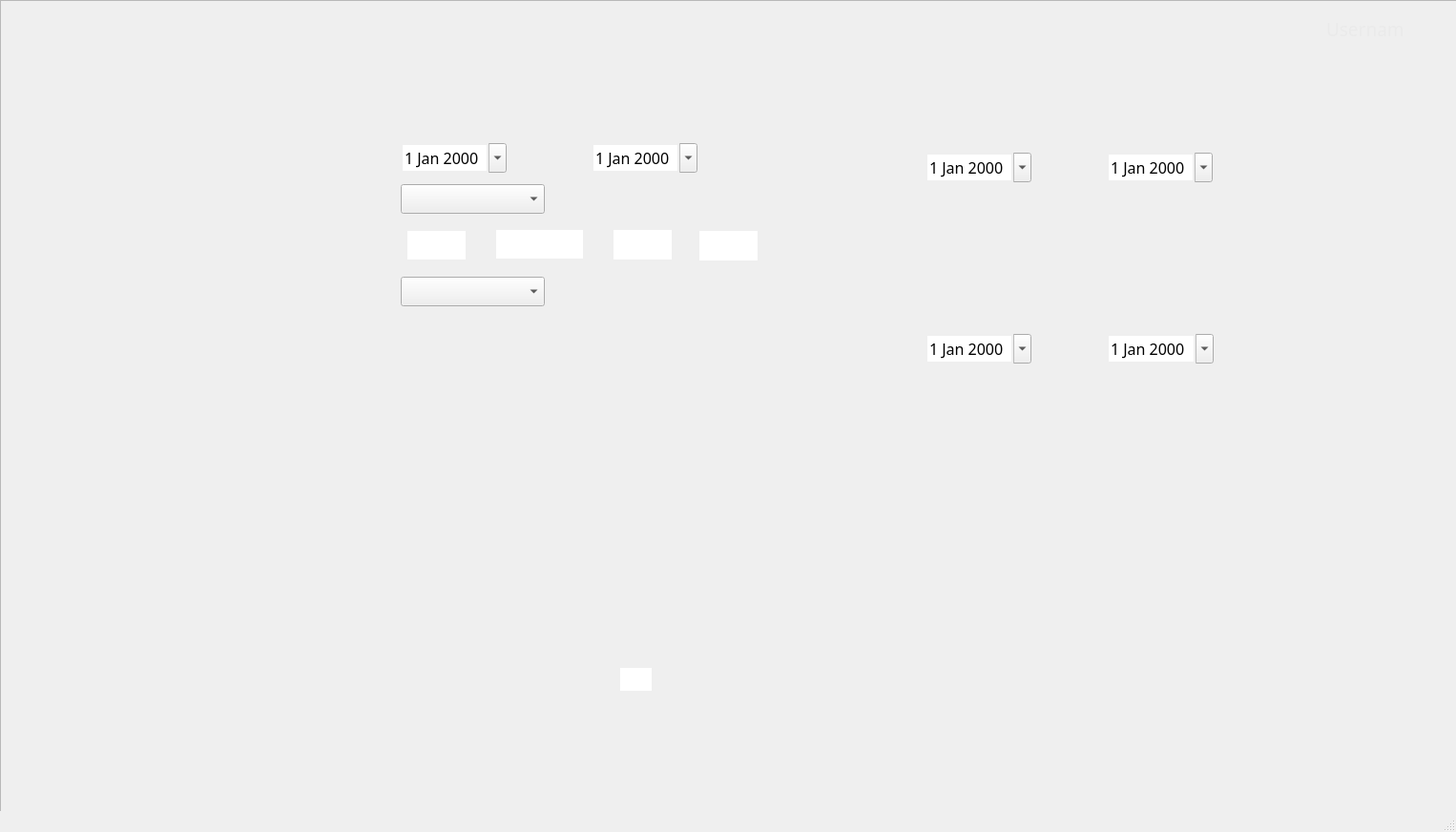
<?xml version="1.0" encoding="UTF-8"?>
<ui version="4.0">
 <class>Records</class>
 <widget class="QMainWindow" name="Records">
  <property name="geometry">
   <rect>
    <x>0</x>
    <y>0</y>
    <width>1526</width>
    <height>872</height>
   </rect>
  </property>
  <property name="windowTitle">
   <string>Records</string>
  </property>
  <widget class="QWidget" name="centralwidget">
   <widget class="QFrame" name="frame">
    <property name="geometry">
     <rect>
      <x>0</x>
      <y>0</y>
      <width>1541</width>
      <height>861</height>
     </rect>
    </property>
    <property name="frameShape">
     <enum>QFrame::StyledPanel</enum>
    </property>
    <property name="frameShadow">
     <enum>QFrame::Raised</enum>
    </property>
    <widget class="QLabel" name="BackgLabel">
     <property name="geometry">
      <rect>
       <x>0</x>
       <y>0</y>
       <width>1521</width>
       <height>831</height>
      </rect>
     </property>
     <property name="text">
      <string/>
     </property>
     <property name="pixmap">
      <pixmap>Images/Records.png</pixmap>
     </property>
     <property name="scaledContents">
      <bool>true</bool>
     </property>
    </widget>
    <widget class="QPushButton" name="DataButton">
     <property name="geometry">
      <rect>
       <x>0</x>
       <y>110</y>
       <width>241</width>
       <height>51</height>
      </rect>
     </property>
     <property name="text">
      <string/>
     </property>
     <property name="flat">
      <bool>true</bool>
     </property>
    </widget>
    <widget class="QPushButton" name="RecordsButton">
     <property name="geometry">
      <rect>
       <x>0</x>
       <y>390</y>
       <width>241</width>
       <height>51</height>
      </rect>
     </property>
     <property name="text">
      <string/>
     </property>
     <property name="flat">
      <bool>true</bool>
     </property>
    </widget>
    <widget class="QPushButton" name="StatisticsButton">
     <property name="geometry">
      <rect>
       <x>0</x>
       <y>450</y>
       <width>241</width>
       <height>51</height>
      </rect>
     </property>
     <property name="text">
      <string/>
     </property>
     <property name="flat">
      <bool>true</bool>
     </property>
    </widget>
    <widget class="QPushButton" name="LogOutButton">
     <property name="geometry">
      <rect>
       <x>0</x>
       <y>770</y>
       <width>241</width>
       <height>51</height>
      </rect>
     </property>
     <property name="text">
      <string/>
     </property>
     <property name="flat">
      <bool>true</bool>
     </property>
    </widget>
    <widget class="QLabel" name="UsernameLabel">
     <property name="geometry">
      <rect>
       <x>1390</x>
       <y>20</y>
       <width>81</width>
       <height>21</height>
      </rect>
     </property>
     <property name="font">
      <font>
       <family>Source Sans Pro</family>
       <pointsize>14</pointsize>
      </font>
     </property>
     <property name="cursor">
      <cursorShape>BlankCursor</cursorShape>
     </property>
     <property name="autoFillBackground">
      <bool>false</bool>
     </property>
     <property name="styleSheet">
      <string notr="true">color: rgb(234, 234, 234);</string>
     </property>
     <property name="text">
      <string>Username</string>
     </property>
    </widget>
    <widget class="QPushButton" name="HomeButton">
     <property name="geometry">
      <rect>
       <x>0</x>
       <y>60</y>
       <width>241</width>
       <height>51</height>
      </rect>
     </property>
     <property name="text">
      <string/>
     </property>
     <property name="flat">
      <bool>true</bool>
     </property>
    </widget>
    <widget class="QPushButton" name="AuditLogButton">
     <property name="geometry">
      <rect>
       <x>0</x>
       <y>280</y>
       <width>241</width>
       <height>51</height>
      </rect>
     </property>
     <property name="text">
      <string/>
     </property>
     <property name="flat">
      <bool>true</bool>
     </property>
    </widget>
    <widget class="QPushButton" name="CatalogButton">
     <property name="geometry">
      <rect>
       <x>0</x>
       <y>340</y>
       <width>241</width>
       <height>51</height>
      </rect>
     </property>
     <property name="text">
      <string/>
     </property>
     <property name="flat">
      <bool>true</bool>
     </property>
    </widget>
    <widget class="QPushButton" name="UserBanButton">
     <property name="geometry">
      <rect>
       <x>0</x>
       <y>170</y>
       <width>241</width>
       <height>51</height>
      </rect>
     </property>
     <property name="text">
      <string/>
     </property>
     <property name="flat">
      <bool>true</bool>
     </property>
    </widget>
    <widget class="QPushButton" name="PersonRegisterbutton">
     <property name="geometry">
      <rect>
       <x>0</x>
       <y>230</y>
       <width>241</width>
       <height>51</height>
      </rect>
     </property>
     <property name="text">
      <string/>
     </property>
     <property name="flat">
      <bool>true</bool>
     </property>
    </widget>
    <widget class="QLineEdit" name="FourthSpaceRecNum">
     <property name="enabled">
      <bool>true</bool>
     </property>
     <property name="geometry">
      <rect>
       <x>733</x>
       <y>242</y>
       <width>61</width>
       <height>31</height>
      </rect>
     </property>
     <property name="font">
      <font>
       <family>Source Sans Pro</family>
       <pointsize>12</pointsize>
      </font>
     </property>
     <property name="cursor">
      <cursorShape>IBeamCursor</cursorShape>
     </property>
     <property name="acceptDrops">
      <bool>true</bool>
     </property>
     <property name="autoFillBackground">
      <bool>false</bool>
     </property>
     <property name="frame">
      <bool>false</bool>
     </property>
     <property name="clearButtonEnabled">
      <bool>false</bool>
     </property>
    </widget>
    <widget class="QLineEdit" name="FirstSpaceRecordNum">
     <property name="enabled">
      <bool>true</bool>
     </property>
     <property name="geometry">
      <rect>
       <x>427</x>
       <y>242</y>
       <width>61</width>
       <height>30</height>
      </rect>
     </property>
     <property name="font">
      <font>
       <family>Source Sans Pro</family>
       <pointsize>12</pointsize>
      </font>
     </property>
     <property name="cursor">
      <cursorShape>IBeamCursor</cursorShape>
     </property>
     <property name="acceptDrops">
      <bool>true</bool>
     </property>
     <property name="autoFillBackground">
      <bool>false</bool>
     </property>
     <property name="frame">
      <bool>false</bool>
     </property>
     <property name="clearButtonEnabled">
      <bool>false</bool>
     </property>
    </widget>
    <widget class="QLineEdit" name="SecSpaceRecordNum">
     <property name="enabled">
      <bool>true</bool>
     </property>
     <property name="geometry">
      <rect>
       <x>520</x>
       <y>241</y>
       <width>91</width>
       <height>30</height>
      </rect>
     </property>
     <property name="font">
      <font>
       <family>Source Sans Pro</family>
       <pointsize>12</pointsize>
      </font>
     </property>
     <property name="cursor">
      <cursorShape>IBeamCursor</cursorShape>
     </property>
     <property name="acceptDrops">
      <bool>true</bool>
     </property>
     <property name="autoFillBackground">
      <bool>false</bool>
     </property>
     <property name="frame">
      <bool>false</bool>
     </property>
     <property name="clearButtonEnabled">
      <bool>false</bool>
     </property>
    </widget>
    <widget class="QLineEdit" name="ThirdSpaceRecNum">
     <property name="enabled">
      <bool>true</bool>
     </property>
     <property name="geometry">
      <rect>
       <x>643</x>
       <y>241</y>
       <width>61</width>
       <height>31</height>
      </rect>
     </property>
     <property name="font">
      <font>
       <family>Source Sans Pro</family>
       <pointsize>12</pointsize>
      </font>
     </property>
     <property name="cursor">
      <cursorShape>IBeamCursor</cursorShape>
     </property>
     <property name="acceptDrops">
      <bool>true</bool>
     </property>
     <property name="autoFillBackground">
      <bool>false</bool>
     </property>
     <property name="frame">
      <bool>false</bool>
     </property>
     <property name="clearButtonEnabled">
      <bool>false</bool>
     </property>
    </widget>
    <widget class="QDateEdit" name="AverageResFinalDate">
     <property name="geometry">
      <rect>
       <x>1160</x>
       <y>160</y>
       <width>111</width>
       <height>31</height>
      </rect>
     </property>
     <property name="font">
      <font>
       <family>Source Sans Pro</family>
       <pointsize>12</pointsize>
      </font>
     </property>
     <property name="acceptDrops">
      <bool>false</bool>
     </property>
     <property name="autoFillBackground">
      <bool>false</bool>
     </property>
     <property name="wrapping">
      <bool>false</bool>
     </property>
     <property name="frame">
      <bool>false</bool>
     </property>
     <property name="buttonSymbols">
      <enum>QAbstractSpinBox::UpDownArrows</enum>
     </property>
     <property name="showGroupSeparator" stdset="0">
      <bool>false</bool>
     </property>
     <property name="calendarPopup">
      <bool>true</bool>
     </property>
    </widget>
    <widget class="QDateEdit" name="AverageResInitialDate">
     <property name="geometry">
      <rect>
       <x>970</x>
       <y>160</y>
       <width>111</width>
       <height>31</height>
      </rect>
     </property>
     <property name="font">
      <font>
       <family>Source Sans Pro</family>
       <pointsize>12</pointsize>
      </font>
     </property>
     <property name="acceptDrops">
      <bool>false</bool>
     </property>
     <property name="autoFillBackground">
      <bool>false</bool>
     </property>
     <property name="wrapping">
      <bool>false</bool>
     </property>
     <property name="frame">
      <bool>false</bool>
     </property>
     <property name="buttonSymbols">
      <enum>QAbstractSpinBox::UpDownArrows</enum>
     </property>
     <property name="showGroupSeparator" stdset="0">
      <bool>false</bool>
     </property>
     <property name="calendarPopup">
      <bool>true</bool>
     </property>
    </widget>
    <widget class="QDateEdit" name="RecWithoutResFinalDate">
     <property name="geometry">
      <rect>
       <x>1160</x>
       <y>350</y>
       <width>112</width>
       <height>31</height>
      </rect>
     </property>
     <property name="font">
      <font>
       <family>Source Sans Pro</family>
       <pointsize>12</pointsize>
      </font>
     </property>
     <property name="acceptDrops">
      <bool>false</bool>
     </property>
     <property name="autoFillBackground">
      <bool>false</bool>
     </property>
     <property name="wrapping">
      <bool>false</bool>
     </property>
     <property name="frame">
      <bool>false</bool>
     </property>
     <property name="buttonSymbols">
      <enum>QAbstractSpinBox::UpDownArrows</enum>
     </property>
     <property name="showGroupSeparator" stdset="0">
      <bool>false</bool>
     </property>
     <property name="calendarPopup">
      <bool>true</bool>
     </property>
    </widget>
    <widget class="QDateEdit" name="RecWithoutResInitialDate">
     <property name="geometry">
      <rect>
       <x>970</x>
       <y>350</y>
       <width>111</width>
       <height>31</height>
      </rect>
     </property>
     <property name="font">
      <font>
       <family>Source Sans Pro</family>
       <pointsize>12</pointsize>
      </font>
     </property>
     <property name="acceptDrops">
      <bool>false</bool>
     </property>
     <property name="autoFillBackground">
      <bool>false</bool>
     </property>
     <property name="wrapping">
      <bool>false</bool>
     </property>
     <property name="frame">
      <bool>false</bool>
     </property>
     <property name="buttonSymbols">
      <enum>QAbstractSpinBox::UpDownArrows</enum>
     </property>
     <property name="showGroupSeparator" stdset="0">
      <bool>false</bool>
     </property>
     <property name="calendarPopup">
      <bool>true</bool>
     </property>
    </widget>
    <widget class="QPushButton" name="AvgResolutRateButton">
     <property name="geometry">
      <rect>
       <x>894</x>
       <y>262</y>
       <width>127</width>
       <height>33</height>
      </rect>
     </property>
     <property name="text">
      <string/>
     </property>
     <property name="flat">
      <bool>true</bool>
     </property>
    </widget>
    <widget class="QLabel" name="RecordsWithoutResDisplay">
     <property name="geometry">
      <rect>
       <x>910</x>
       <y>410</y>
       <width>381</width>
       <height>121</height>
      </rect>
     </property>
     <property name="font">
      <font>
       <family>Source Sans Pro</family>
       <pointsize>12</pointsize>
      </font>
     </property>
     <property name="autoFillBackground">
      <bool>false</bool>
     </property>
     <property name="text">
      <string/>
     </property>
     <property name="alignment">
      <set>Qt::AlignLeading|Qt::AlignLeft|Qt::AlignTop</set>
     </property>
    </widget>
    <widget class="QLabel" name="AverageResolutionDisplay">
     <property name="geometry">
      <rect>
       <x>900</x>
       <y>210</y>
       <width>381</width>
       <height>28</height>
      </rect>
     </property>
     <property name="font">
      <font>
       <family>Source Sans Pro</family>
       <pointsize>12</pointsize>
      </font>
     </property>
     <property name="autoFillBackground">
      <bool>false</bool>
     </property>
     <property name="text">
      <string/>
     </property>
     <property name="alignment">
      <set>Qt::AlignLeading|Qt::AlignLeft|Qt::AlignTop</set>
     </property>
    </widget>
    <widget class="QLabel" name="UserSamePassDisplay">
     <property name="geometry">
      <rect>
       <x>430</x>
       <y>340</y>
       <width>381</width>
       <height>121</height>
      </rect>
     </property>
     <property name="font">
      <font>
       <family>Source Sans Pro</family>
       <pointsize>12</pointsize>
      </font>
     </property>
     <property name="autoFillBackground">
      <bool>false</bool>
     </property>
     <property name="text">
      <string/>
     </property>
     <property name="alignment">
      <set>Qt::AlignLeading|Qt::AlignLeft|Qt::AlignTop</set>
     </property>
    </widget>
    <widget class="QLabel" name="RecentRecordsDisplay">
     <property name="geometry">
      <rect>
       <x>430</x>
       <y>560</y>
       <width>381</width>
       <height>121</height>
      </rect>
     </property>
     <property name="font">
      <font>
       <family>Source Sans Pro</family>
       <pointsize>12</pointsize>
      </font>
     </property>
     <property name="autoFillBackground">
      <bool>false</bool>
     </property>
     <property name="text">
      <string/>
     </property>
     <property name="alignment">
      <set>Qt::AlignLeading|Qt::AlignLeft|Qt::AlignTop</set>
     </property>
    </widget>
    <widget class="QDateEdit" name="RecByDayInitialDate">
     <property name="geometry">
      <rect>
       <x>420</x>
       <y>150</y>
       <width>111</width>
       <height>31</height>
      </rect>
     </property>
     <property name="font">
      <font>
       <family>Source Sans Pro</family>
       <pointsize>12</pointsize>
      </font>
     </property>
     <property name="acceptDrops">
      <bool>false</bool>
     </property>
     <property name="autoFillBackground">
      <bool>false</bool>
     </property>
     <property name="wrapping">
      <bool>false</bool>
     </property>
     <property name="frame">
      <bool>false</bool>
     </property>
     <property name="buttonSymbols">
      <enum>QAbstractSpinBox::UpDownArrows</enum>
     </property>
     <property name="showGroupSeparator" stdset="0">
      <bool>false</bool>
     </property>
     <property name="calendarPopup">
      <bool>true</bool>
     </property>
    </widget>
    <widget class="QDateEdit" name="RecByDayFinalDate">
     <property name="geometry">
      <rect>
       <x>620</x>
       <y>150</y>
       <width>111</width>
       <height>31</height>
      </rect>
     </property>
     <property name="font">
      <font>
       <family>Source Sans Pro</family>
       <pointsize>12</pointsize>
      </font>
     </property>
     <property name="acceptDrops">
      <bool>false</bool>
     </property>
     <property name="autoFillBackground">
      <bool>false</bool>
     </property>
     <property name="wrapping">
      <bool>false</bool>
     </property>
     <property name="frame">
      <bool>false</bool>
     </property>
     <property name="buttonSymbols">
      <enum>QAbstractSpinBox::UpDownArrows</enum>
     </property>
     <property name="showGroupSeparator" stdset="0">
      <bool>false</bool>
     </property>
     <property name="calendarPopup">
      <bool>true</bool>
     </property>
    </widget>
    <widget class="QLineEdit" name="RecordIDInput">
     <property name="enabled">
      <bool>true</bool>
     </property>
     <property name="geometry">
      <rect>
       <x>650</x>
       <y>700</y>
       <width>33</width>
       <height>24</height>
      </rect>
     </property>
     <property name="font">
      <font>
       <family>Source Sans Pro</family>
       <pointsize>12</pointsize>
      </font>
     </property>
     <property name="cursor">
      <cursorShape>IBeamCursor</cursorShape>
     </property>
     <property name="acceptDrops">
      <bool>true</bool>
     </property>
     <property name="autoFillBackground">
      <bool>false</bool>
     </property>
     <property name="frame">
      <bool>false</bool>
     </property>
     <property name="clearButtonEnabled">
      <bool>false</bool>
     </property>
    </widget>
    <widget class="QPushButton" name="AvgResolutRateButton_2">
     <property name="geometry">
      <rect>
       <x>420</x>
       <y>480</y>
       <width>127</width>
       <height>33</height>
      </rect>
     </property>
     <property name="text">
      <string/>
     </property>
     <property name="flat">
      <bool>true</bool>
     </property>
    </widget>
    <widget class="QPushButton" name="RecentRecordButton">
     <property name="geometry">
      <rect>
       <x>420</x>
       <y>696</y>
       <width>127</width>
       <height>33</height>
      </rect>
     </property>
     <property name="text">
      <string/>
     </property>
     <property name="flat">
      <bool>true</bool>
     </property>
    </widget>
    <widget class="QPushButton" name="RecWithoutResButton">
     <property name="geometry">
      <rect>
       <x>895</x>
       <y>551</y>
       <width>127</width>
       <height>33</height>
      </rect>
     </property>
     <property name="text">
      <string/>
     </property>
     <property name="flat">
      <bool>true</bool>
     </property>
    </widget>
    <widget class="QPushButton" name="DeleteRecordButton">
     <property name="geometry">
      <rect>
       <x>693</x>
       <y>696</y>
       <width>127</width>
       <height>33</height>
      </rect>
     </property>
     <property name="text">
      <string/>
     </property>
     <property name="flat">
      <bool>true</bool>
     </property>
    </widget>
    <widget class="QComboBox" name="CrimeType">
     <property name="geometry">
      <rect>
       <x>420</x>
       <y>193</y>
       <width>151</width>
       <height>31</height>
      </rect>
     </property>
     <property name="font">
      <font>
       <family>Source Sans Pro</family>
       <pointsize>12</pointsize>
      </font>
     </property>
    </widget>
    <widget class="QComboBox" name="PlaceType">
     <property name="geometry">
      <rect>
       <x>420</x>
       <y>290</y>
       <width>151</width>
       <height>31</height>
      </rect>
     </property>
     <property name="font">
      <font>
       <family>Source Sans Pro</family>
       <pointsize>12</pointsize>
      </font>
     </property>
    </widget>
   </widget>
  </widget>
  <widget class="QMenuBar" name="menubar">
   <property name="geometry">
    <rect>
     <x>0</x>
     <y>0</y>
     <width>1526</width>
     <height>21</height>
    </rect>
   </property>
  </widget>
  <widget class="QStatusBar" name="statusbar"/>
 </widget>
 <resources/>
 <connections/>
</ui>
